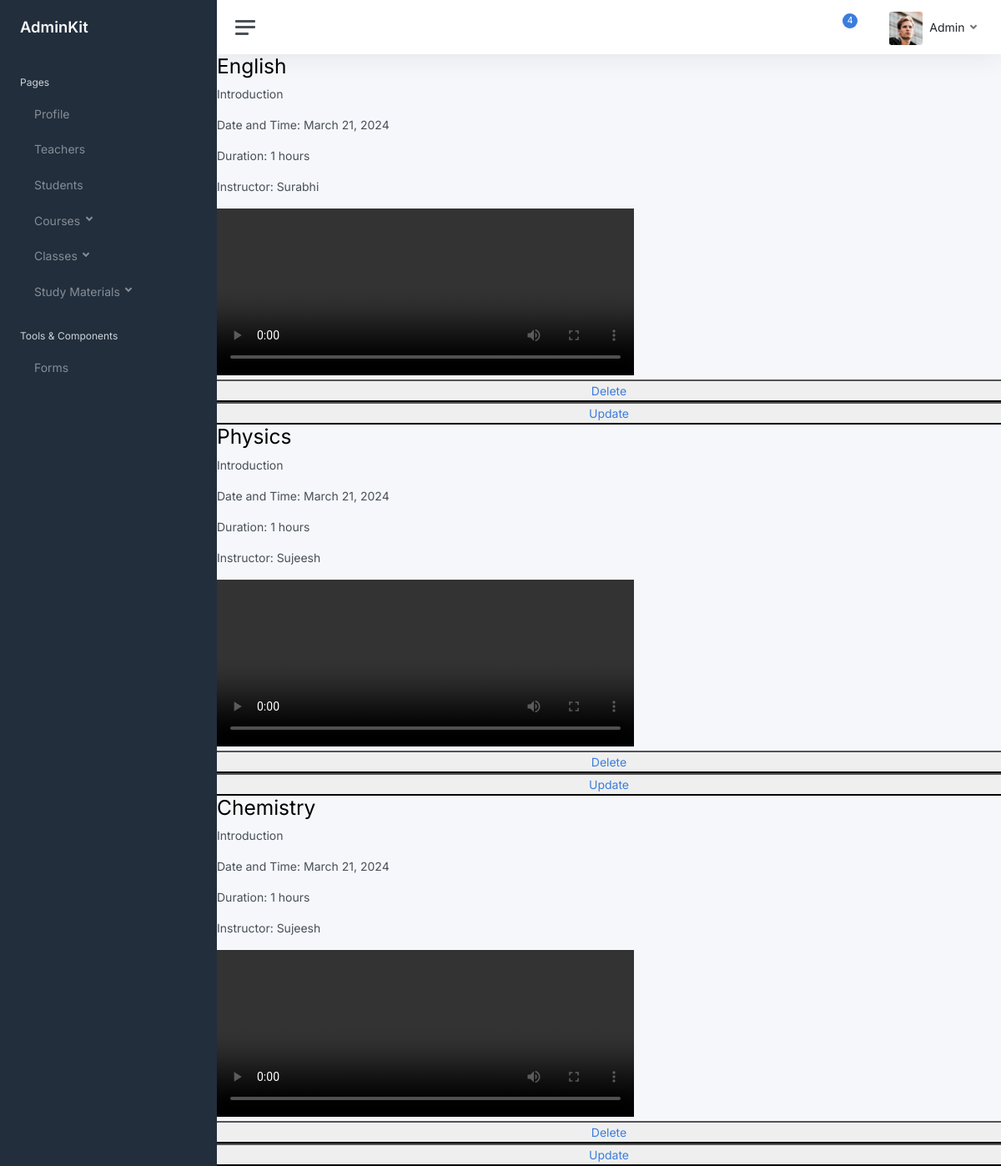
Before: /class_list with the older database file.
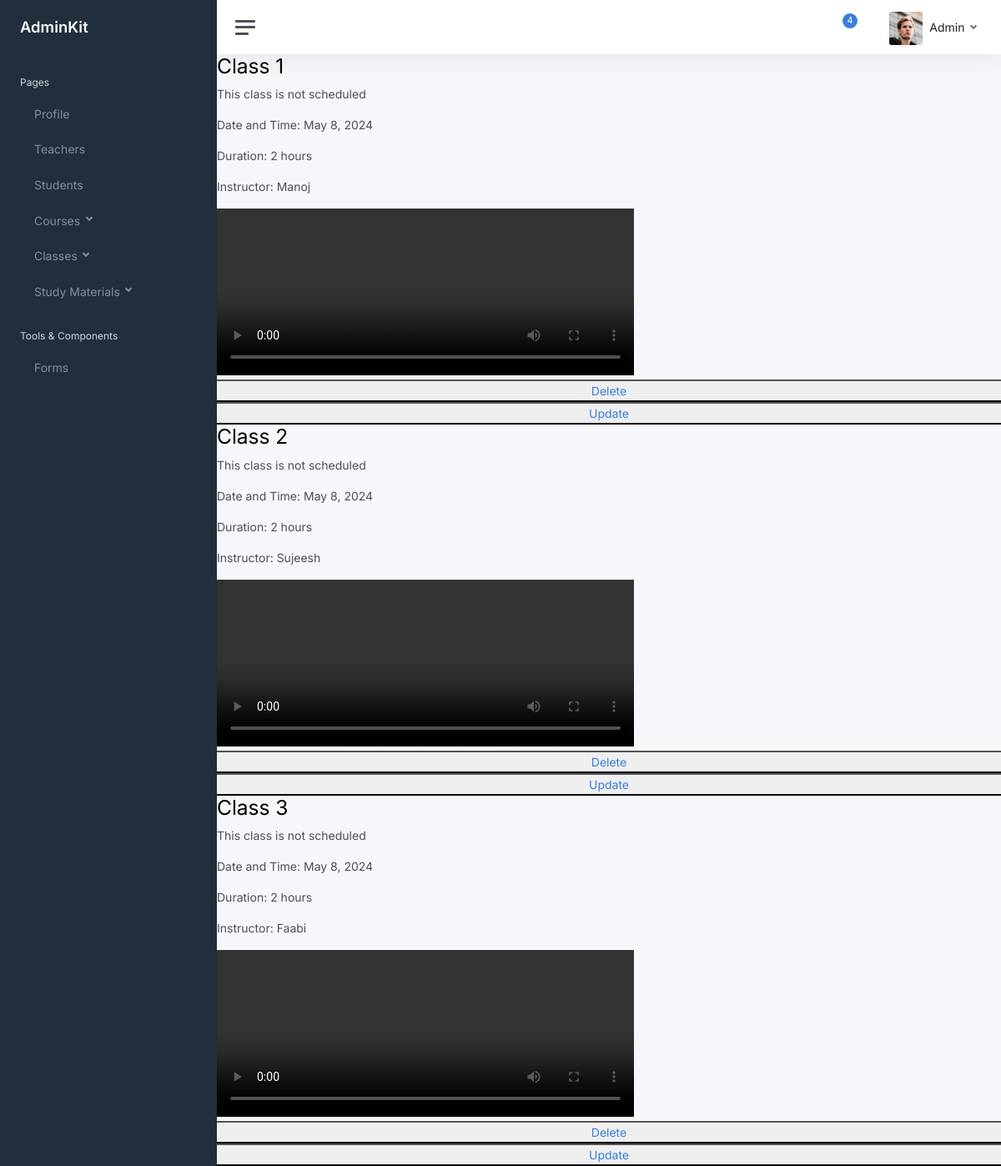
After: the same page with the newer database file.
### MyApp/models.py (models this page shows, shortened)
class OnlineClass(models.Model):
    title = models.CharField(max_length=100)
    description= models.TextField()
    date_time= models.DateField()
    class_hours= models.IntegerField()
    instructor = models.CharField(max_length=20)
    video = models.FileField(upload_to='videos')

### MyApp/views.py (the view)
# urls.py: path('class_list',views.class_list,name='class_list'),
def class_list(request):
    classes= OnlineClass.objects.all()
    return render(request, 'OnlineClasses.html', {'classes':classes})

### templates/OnlineClasses.html
{% extends 'admin.html' %}
{% block content %}
<body>
    {% for i in classes %}
    <h2>{{ i.title }}</h2>
    <p>{{ i.description }}</p>
    <p>Date and Time: {{ i.date_time }}</p>
    <p>Duration: {{ i.class_hours }} hours</p>
    <p>Instructor: {{ i.instructor }}</p>
    <video height=200px; width=500px; controls>
        <source src="{{i.video.url}}" type="video/mp4">
    </video>
    <div class="row">
        <button><a href="{% url 'del_video' i.id %}">Delete</a></button>
        <button><a href="{% url 'update_class' i.id %}">Update</a></button>
    </div>
{% endfor %}
</body>
{% endblock %}

Changed rows visible on the page:
removed OnlineClass: title "English", description "Introduction", date_time "March 21, 2024", class_hours "1", instructor "Surabhi"
removed OnlineClass: title "Physics", description "Introduction", date_time "March 21, 2024", class_hours "1", instructor "Sujeesh"
removed OnlineClass: title "Chemistry", description "Introduction", date_time "March 21, 2024", class_hours "1", instructor "Sujeesh"
added OnlineClass: title "Class 1", description "This class is not scheduled", date_time "May 8, 2024", class_hours "2", instructor "Manoj"
added OnlineClass: title "Class 2", description "This class is not scheduled", date_time "May 8, 2024", class_hours "2", instructor "Sujeesh"
added OnlineClass: title "Class 3", description "This class is not scheduled", date_time "May 8, 2024", class_hours "2", instructor "Faabi"
